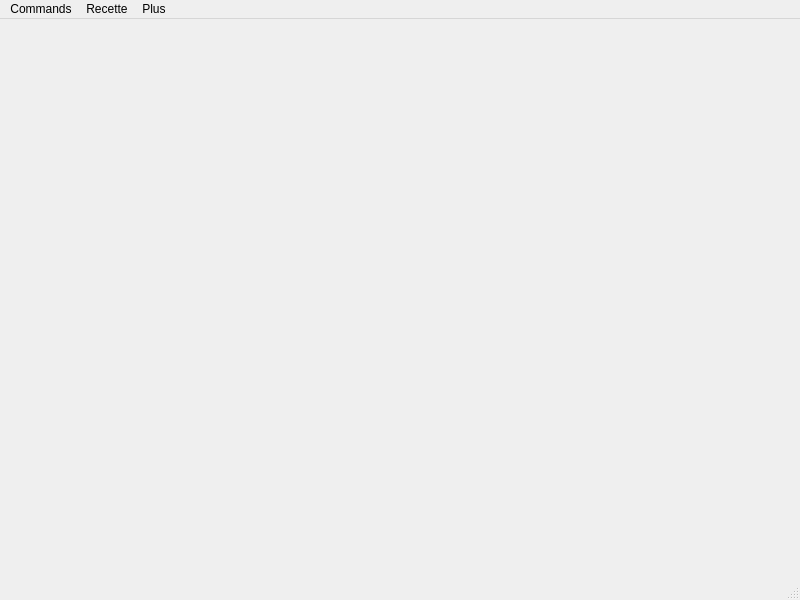
<?xml version="1.0" encoding="UTF-8"?>
<ui version="4.0">
 <class>GestionServeurForm</class>
 <widget class="QMainWindow" name="GestionServeurForm">
  <property name="geometry">
   <rect>
    <x>0</x>
    <y>0</y>
    <width>800</width>
    <height>600</height>
   </rect>
  </property>
  <property name="windowTitle">
   <string>MainWindow</string>
  </property>
  <widget class="QWidget" name="centralwidget"/>
  <widget class="QMenuBar" name="menubar">
   <property name="geometry">
    <rect>
     <x>0</x>
     <y>0</y>
     <width>800</width>
     <height>26</height>
    </rect>
   </property>
   <widget class="QMenu" name="menuCommandes">
    <property name="title">
     <string>Commands</string>
    </property>
    <addaction name="actionAddCommands"/>
    <addaction name="actionUpdateCommands"/>
    <addaction name="actionDeleteCommands"/>
    <addaction name="actionListCommands"/>
    <addaction name="actionSearchCommands"/>
   </widget>
   <widget class="QMenu" name="menuRecette">
    <property name="title">
     <string>Recette</string>
    </property>
    <addaction name="actionListRecette"/>
   </widget>
   <widget class="QMenu" name="menuPlus">
    <property name="title">
     <string>Plus</string>
    </property>
    <addaction name="actionLogOut"/>
    <addaction name="actionClose"/>
   </widget>
   <addaction name="menuCommandes"/>
   <addaction name="menuRecette"/>
   <addaction name="menuPlus"/>
  </widget>
  <widget class="QStatusBar" name="statusbar"/>
  <action name="actionAddCommands">
   <property name="text">
    <string>Add</string>
   </property>
  </action>
  <action name="actionUpdateCommands">
   <property name="text">
    <string>Update</string>
   </property>
  </action>
  <action name="actionDeleteCommands">
   <property name="text">
    <string>Delete</string>
   </property>
  </action>
  <action name="actionListCommands">
   <property name="text">
    <string>List</string>
   </property>
  </action>
  <action name="actionSearchCommands">
   <property name="text">
    <string>Search</string>
   </property>
  </action>
  <action name="actionLogOut">
   <property name="text">
    <string>LogOut</string>
   </property>
  </action>
  <action name="actionClose">
   <property name="text">
    <string>Close</string>
   </property>
  </action>
  <action name="actionListRecette">
   <property name="text">
    <string>List</string>
   </property>
  </action>
 </widget>
 <resources/>
 <connections/>
</ui>
